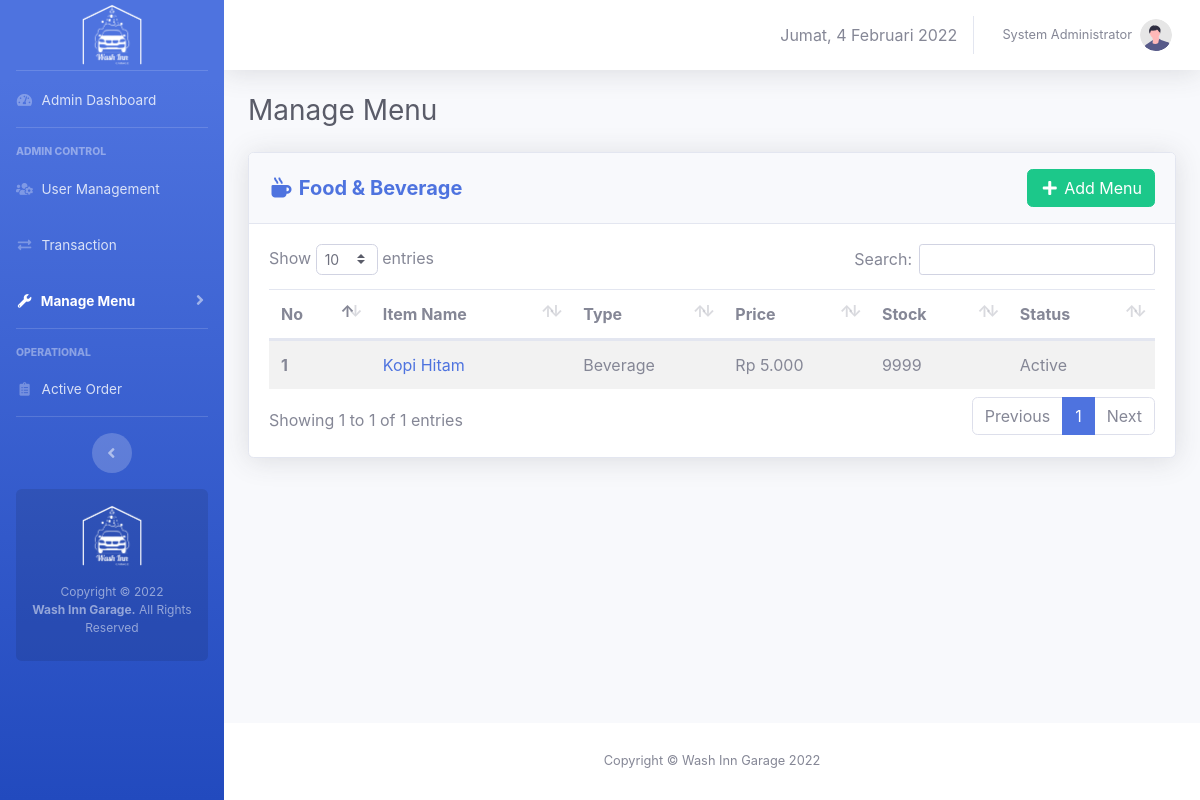
The app's page /admin/fnb-menu.php (signed in), older data.
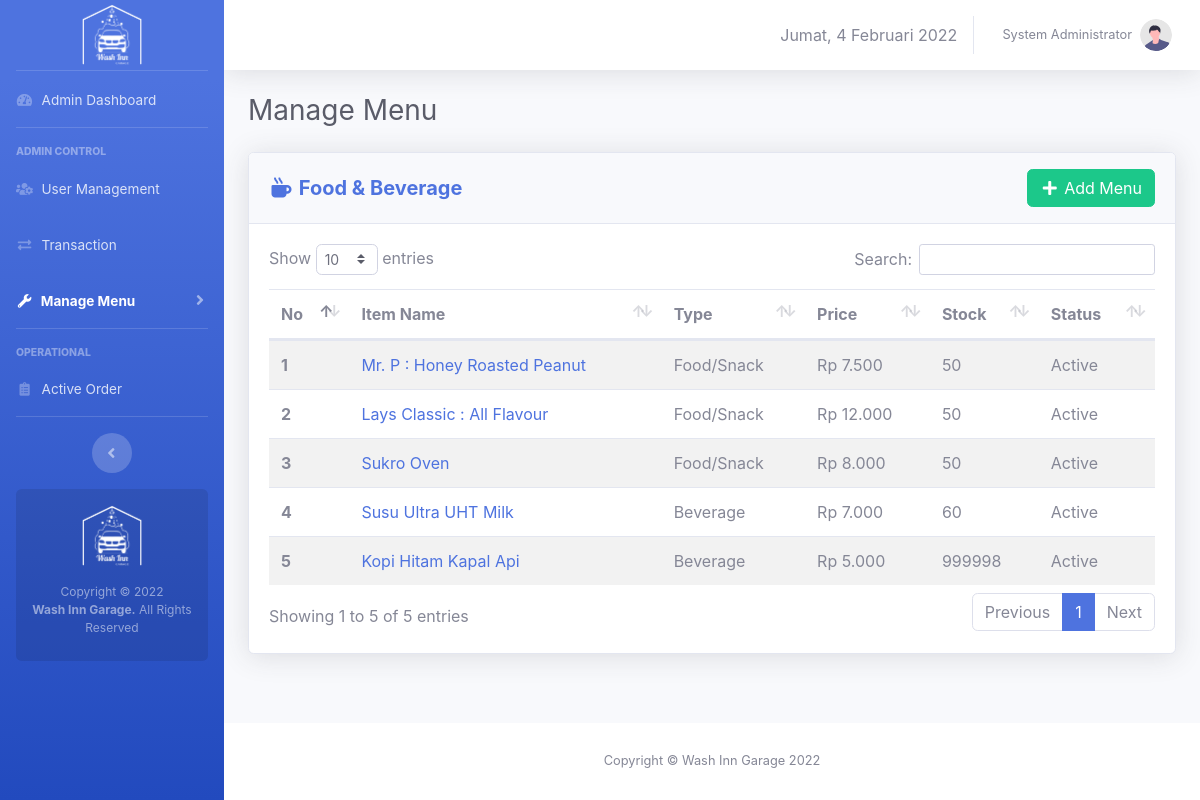
The same page, newer data.
### tables this page shows
CREATE TABLE `users` (
  `id` int(11) NOT NULL,
  `fullname` varchar(50) NOT NULL,
  `email` varchar(50) NOT NULL,
  `phone` varchar(15) NOT NULL DEFAULT 'n/a',
  `username` varchar(50) NOT NULL,
  `role` enum('admin','operator') NOT NULL,
  `password` varchar(255) NOT NULL
);

CREATE TABLE `menus` (
  `id` int(10) NOT NULL,
  `type` enum('service','merchandise','food','beverage','promotion') NOT NULL,
  `category` enum('Car','Motorcycle') DEFAULT NULL,
  `name` varchar(50) NOT NULL,
  `price` int(20) NOT NULL,
  `image` varchar(100) DEFAULT 'no-thumbnail.jpg',
  `description` varchar(1000) DEFAULT NULL,
  `stock` int(10) DEFAULT NULL,
  `poin` int(11) NOT NULL,
  `status` enum('active','inactive','out of stock') NOT NULL
);

### core/init.php (called while the page is built, shortened)
<?php
if (!empty($_SERVER['HTTPS']) && ('on' == $_SERVER['HTTPS'])) {
  $home = 'https://';
} else {
  $home = 'http://';
}
$home   .= $_SERVER['HTTP_HOST'] . '/washinngarage';
$assets  = $home . '/assets';

### admin/admin-only.php (called while the page is built)
<?php
	require_once '../core/init.php';
	if (isset($_SESSION['wig_user'])) {
		$username = $_SESSION['wig_user'];
		if (checkRole($username) != 'admin') {
			header("Location: ".$home."/operator/");
		}
	}else{
		header("Location: ".$home."/login.php");
	}
	$current_user = $_SESSION['wig_user']
?>

### core/user.php (called while the page is built, shortened)
<?php
function checkRole($username)
{
	global $link;
	$username = mysqli_real_escape_string($link, $username);
	$query = "SELECT role FROM users WHERE username = '$username'";
	$result = mysqli_query($link, $query);
	$data 	= mysqli_fetch_assoc($result);
	return $data['role'];
}
function getUserByUsername($username){
	global $link;
	$username = mysqli_real_escape_string($link, $username);
	$query = "SELECT * FROM users WHERE username = '$username'";
	$result = mysqli_query($link, $query);
	$data = mysqli_fetch_assoc($result);
	return $data;
}
 ?>

### admin/fnb-menu.php (the view, shortened to what this page needs)
<?php
require_once 'admin-only.php';
$activePageLvl = 3;
$i = 1;
$query_getFnB = "SELECT * FROM menus WHERE type = 'food' OR type = 'beverage'";
$execute_getFnB = mysqli_query($link, $query_getFnB);
?>
<!DOCTYPE html>
<html>
<head>
  <link rel="stylesheet" type="text/css" href="<?= $assets ?>/css/sb-admin-2.min.css">
  <link href="<?= $assets ?>/vendor/fontawesome-free/css/all.min.css" rel="stylesheet" type="text/css">
  <link href="<?= $assets ?>/vendor/datatables/dataTables.bootstrap4.min.css" rel="stylesheet">
</head>
<body class="page-top">
  <div id="wrapper">
    <?php require_once 'view-template/sidebar.php'; ?>
    <div id="content-wrapper" class="d-flex flex-column">
      <div id="content">
        <?php require_once 'view-template/topbar.php'; ?>
        <div class="container-fluid">
          <div class="d-sm-flex align-items-center justify-content-between mb-4">
            <h1 class="h3 mb-0 text-gray-800">Manage Menu </h1>
          </div>
          <div class="row">
            <div class="col-xl-12 col-lg-12" id="panelUtama">
              <div class="card shadow mb-4">
                <div class="card-header py-3 d-flex flex-row align-items-center justify-content-between">
                  <h5 class="m-0 font-weight-bold text-primary"><i class="fas fa-mug-hot fa-fw"></i> Food & Beverage</h5>
                  <a data-toggle="modal" data-target="#addMenuModal" class="btn btn-success"><i class="fas fa-plus fa-fw"></i> Add Menu</a>
                </div>
                <div class="card-body">
                  <table class="table table-striped" id="services">
                    <thead>
                      <tr>
                        <th scope="col">No</th>
                        <th scope="col">Item Name</th>
                        <th scope="col">Type</th>
                        <th scope="col">Price</th>
                        <th scope="col">Stock</th>
                        <th scope="col">Status</th>
                      </tr>
                    </thead>
                    <tbody>
                      <?php while ($fnb = mysqli_fetch_assoc($execute_getFnB)) {
                        $status = ($fnb['status'] == 'active') ? 'Active' : 'Inactive';
                        if ($fnb['type'] == 'food') {
                          $type = 'Food/Snack';
                        } elseif ($fnb['type'] == 'beverage') {
                          $type = 'Beverage';
                        }
                        $price = 'Rp ' . number_format($fnb['price'], 0, ',', '.')
                      ?>
                        <tr onclick="openDetail('<?= $fnb['image'] . '\',\'' . $fnb['name'] . '\',\'' . $type . '\',\'' . $fnb['stock'] . '\',\'' . $price . '\',\'' . $status . '\',\'' . $fnb['description'] . '\',\'' . $fnb['id'] . '\',\'' . $fnb['price'] . '\',\'' . $fnb['poin'] ?>')">
                          <th scope="row"><?= $i ?></th>
                          <td><a href="#" class="text-decoration-none"><?= $fnb['name'] ?></a></td>
                          <td><?= $type ?></td>
                          <td><?= $price ?></td>
                          <td><?= $fnb['stock'] ?></td>
                          <td><?= $status ?></td>
                        </tr>
                      <?php $i++;
                      } ?>
                    </tbody>
                  </table>
                </div>
              </div>
            </div>
          </div>
        </div>
      </div>
      <?php require_once "view-template/footer.php" ?>
    </div>
  </div>
</body>
</html>

### admin/view-template/sidebar.php (shortened to what this page needs)
<?php
if ($activePageLvl == 0) {
    $lvl0 = 'active';
} elseif ($activePageLvl == 1) {
    $lvl1 = 'active';
} elseif ($activePageLvl == 2) {
    $lvl2 = 'active';
} elseif ($activePageLvl == 3) {
    $lvl3 = 'active';
} elseif ($activePageLvl == 4) {
    $lvl4 = 'active';
}
?>
<ul class="navbar-nav bg-gradient-primary sidebar sidebar-dark accordion" id="accordionSidebar">
    <a class="sidebar-brand d-flex align-items-center justify-content-center" href="index.html">
        <div class="sidebar-brand-icon">
            <img src="<?= $assets ?>/img/logo-white.png" width=60px>
        </div>
    </a>
    <hr class="sidebar-divider my-0">
    <li class="nav-item <?= $lvl0 ?>">
        <a class="nav-link" href="<?= $home ?>/admin">
            <i class="fas fa-fw fa-tachometer-alt"></i>
            <span>Admin Dashboard</span>
        </a>
    </li>
    <hr class="sidebar-divider">
    <div class="sidebar-heading">
        Admin Control
    </div>
    <li class="nav-item <?= $lvl1 ?>">
        <a class="nav-link" href="manage-user.php">
            <i class="fas fa-fw fa-users-cog"></i>
            <span>User Management</span>
        </a>
    </li>
    <li class="nav-item <?= $lvl2 ?>">
        <a class="nav-link" href="manage-user.php">
            <i class="fas fa-fw fa-exchange-alt"></i>
            <span>Transaction</span>
        </a>
    </li>
    <li class="nav-item <?= $lvl3 ?>">
        <a class="nav-link collapsed" href="#" data-toggle="collapse" data-target="#collapseMenu" aria-expanded="true" aria-controls="collapseMenu">
            <i class="fas fa-fw fa-wrench"></i>
            <span>Manage Menu</span>
        </a>
    </li>
    <hr class="sidebar-divider">
    <div class="sidebar-heading">
        Operational
    </div>
    <li class="nav-item <?= $lvl4 ?>">
        <a class="nav-link" href="charts.html">
            <i class="fas fa-fw fa-clipboard-list"></i>
            <span>Active Order</span></a>
    </li>
    <hr class="sidebar-divider d-none d-md-block">
    <div class="text-center d-none d-md-inline">
        <button class="rounded-circle border-0" id="sidebarToggle"></button>
    </div>
    <div class="sidebar-card d-none d-lg-flex">
        <img class="mb-3" src="<?= $assets ?>/img/logo-white.png" width=60px>
        <p class="text-center mb-2">Copyright &copy; 2022 <br><strong>Wash Inn Garage.</strong> All Rights Reserved</p>
    </div>
</ul>

### admin/view-template/topbar.php (shortened to what this page needs)
<?php
    $userdetail = getUserByUsername($current_user);
?>
<nav class="navbar navbar-expand navbar-light bg-white topbar mb-4 static-top shadow">
    <ul class="navbar-nav ml-auto">
        <li class="nav-item d-none d-lg-inline my-auto">
            <span id="tgl"></span>
        </li>
        <li class="nav-item dropdown no-arrow">
            <a class="nav-link dropdown-toggle" href="#" id="userDropdown" role="button"
                data-toggle="dropdown" aria-haspopup="true" aria-expanded="false">
                <span class="mr-2 d-none d-lg-inline text-gray-600 small"><?= $userdetail['fullname'] ?></span>
                <img class="img-profile rounded-circle"
                    src="<?=$assets?>/img/undraw_profile.svg">
            </a>
        </li>
    </ul>
</nav>

### admin/view-template/footer.php
<footer class="sticky-footer bg-white">
    <div class="container my-auto">
        <div class="copyright text-center my-auto">
            <span>Copyright &copy; Wash Inn Garage 2022</span>
        </div>
    </div>
</footer>

Row changes from the older to the newer data that the page shows:
no longer on this page (row edited): menus: name "Kopi Hitam", type "Beverage", price "Rp 5.000", stock "9999", status "Active"
added menus: name "Mr. P : Honey Roasted Peanut", type "Food/Snack", price "Rp 7.500", stock "50", status "Active"
added menus: name "Lays Classic : All Flavour", type "Food/Snack", price "Rp 12.000", stock "50", status "Active"
added menus: name "Sukro Oven", type "Food/Snack", price "Rp 8.000", stock "50", status "Active"
added menus: name "Susu Ultra UHT Milk", type "Beverage", price "Rp 7.000", stock "60", status "Active"
added menus: name "Kopi Hitam Kapal Api", type "Beverage", price "Rp 5.000", stock "999998", status "Active"
Text that changed along with them:
text written by a page script: "Show entries Search: Showing 1 to 1 of 1 entries Previous 1 Next" → "Show entries Search: Showing 1 to 5 of 5 entries Previous 1 Next"
